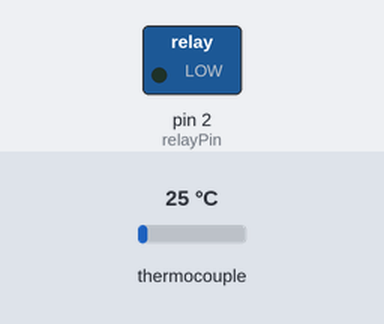
Recording of a sketch running on a simulated Arduino Uno, built with avr-gcc and run on an emulated ATmega328P. Shown: switched loads named in the sketch (green lamp = pin HIGH). The test bench sets the inputs (shaded band); at power-on: thermocouple 25 °C. What the sketch prints to the serial monitor is not drawn.

Above: at 1.2 s.
1.3 s: thermocouple set to 29 °C
At 3.2 s:
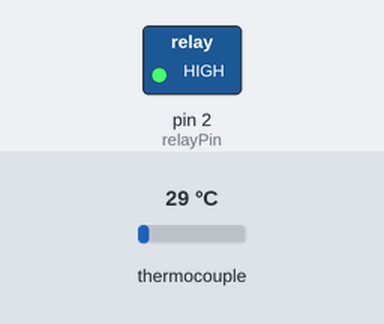
3.6 s: thermocouple set to 6 °C
At 5.5 s:
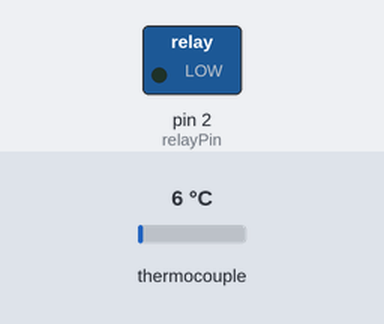
5.9 s: thermocouple set to 75 °C
At 6.4 s:
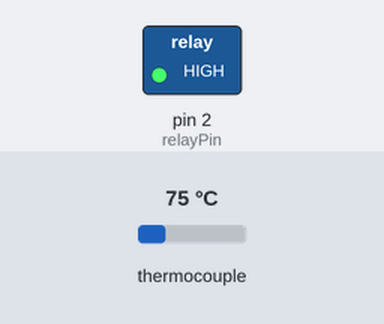
Timing chart, 0 to 8.9 s (numbered marks = the images above; inputs shaded):
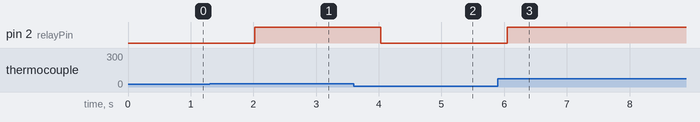

The sketch:

tempswitch.ino
```cpp
#include <Adafruit_MAX31865.h>
#define ARDUINOJSON_USE_LONG_LONG 1
#include <ArduinoJson.h>

// These are the temperature edges used. Comment these lines out to have the program run in demo mode.
// In demo mode the app picks edges around the current environment temperature instead.
//#define LOWER_EDGE_CELCIUS -3.5f;
//#define UPPER_EDGE_CELCIUS -2.0f;

// Run logic & log ever N ms
#define LOOP_INTERVAL 2000

// Use software SPI: CS, DI, DO, CLK
Adafruit_MAX31865 thermo = Adafruit_MAX31865(10, 11, 12, 13);

// The value of the Rref resistor. Use 430.0 for PT100 and 4300.0 for PT1000
#define RREF 430.0

// The 'nominal' 0-degrees-C resistance of the sensor
// 100.0 for PT100, 1000.0 for PT1000
#define RNOMINAL 100.0

// Pin the relays connects to
const int relayPin = 2;

// Variables
#ifdef LOWER_EDGE_CELCIUS &&UPPER_EDGE_CELCIUS
float rangeLowerEdge = LOWER_EDGE_CELCIUS; // in ºC
float rangeUpperEdge = UPPER_EDGE_CELCIUS; // in ºC
bool rangeHasBeenSet = true;
#else
float rangeLowerEdge = 0.0f; // in ºC
float rangeUpperEdge = 0.0f; // in ºC
bool rangeHasBeenSet = false;
#endif

bool cooling = false;

void setup()
{
  Serial.begin(115200);
  while (!Serial)
    continue;

  thermo.begin(MAX31865_3WIRE);

  pinMode(relayPin, OUTPUT);
}

void loop()
{

  uint16_t rtd = thermo.readRTD();
  float ratio = rtd;
  ratio /= 32768;

  handleTemperature(thermo.temperature(RNOMINAL, RREF));
  report(ratio);

  delay(LOOP_INTERVAL);
}

void report(float ratio)
{

  StaticJsonDocument<400> doc;

  doc["sensor"] = "temp";
  doc["time"] = millis();

  JsonObject data = doc.createNestedObject("data");
  data["rtd"] = 8250;
  data["rat"] = ratio;
  data["res"] = RREF * ratio;
  data["temp"] = thermo.temperature(RNOMINAL, RREF);

  // Check and print any faults
  uint8_t fault = thermo.readFault();
  if (fault)
  {
    JsonObject fault = doc.createNestedObject("fault");
    fault["0x"] = fault;
    JsonArray fault_msgs = fault.createNestedArray("msgs");
    if (fault & MAX31865_FAULT_HIGHTHRESH)
    {
      fault_msgs.add("RTD High Threshold");
    }
    if (fault & MAX31865_FAULT_LOWTHRESH)
    {
      fault_msgs.add("RTD Low Threshold");
    }
    if (fault & MAX31865_FAULT_REFINLOW)
    {
      fault_msgs.add("REFIN- > 0.85 x Bias");
    }
    if (fault & MAX31865_FAULT_REFINHIGH)
    {
      fault_msgs.add("REFIN- < 0.85 x Bias - FORCE- open");
    }
    if (fault & MAX31865_FAULT_RTDINLOW)
    {
      fault_msgs.add("RTDIN- < 0.85 x Bias - FORCE- open");
    }
    if (fault & MAX31865_FAULT_OVUV)
    {
      fault_msgs.add("Under/Over voltage");
    }
    thermo.clearFault();
  }

  JsonObject state = data.createNestedObject("state");
  state["cooling"] = cooling;
  state["ledge"] = rangeLowerEdge;
  state["uedge"] = rangeUpperEdge;

  serializeJson(doc, Serial);
  Serial.println();
}

void handleTemperature(float temp)
{

  //  During development, set edges around current environment temperature
  if (!rangeHasBeenSet)
  {
    rangeUpperEdge = temp + 2.0f;
    rangeLowerEdge = temp + 1.0f;
    rangeHasBeenSet = true;
    cooling = false;
  }

  // Upper and lower edges should not be the same
  if (rangeUpperEdge <= rangeLowerEdge)
  {
    rangeUpperEdge = rangeLowerEdge + 1;
  }

  //  Scenarios
  //  Assumption: temperature will always want to rise.

  // 1. cooling == false && temp > rangeUpperEdge: cooling = true
  if (temp >= rangeUpperEdge)
  {
    cooling = true;
  }

  // 2. temp <= rangeLowerEdge: cooling = false
  else if (cooling && temp <= rangeLowerEdge)
  {
    cooling = false;
  }

  // We use NC (Normally Closed) output of the relay
  // The compressor is disabled when we set the pin to LOW
  // And enabled when set to HIGH
  digitalWrite(relayPin, cooling);
}
```

Measured:
- the behaviour switches between 26 and 27 °C on thermocouple (found by bisection; images 0 and 1)
- after the input at 1.3 s, pin 2 (relayPin): LOW → HIGH after 0.72 s
- after the input at 3.6 s, pin 2 (relayPin): HIGH → LOW after 0.43 s
- after the input at 5.9 s, pin 2 (relayPin): LOW → HIGH after 0.15 s
